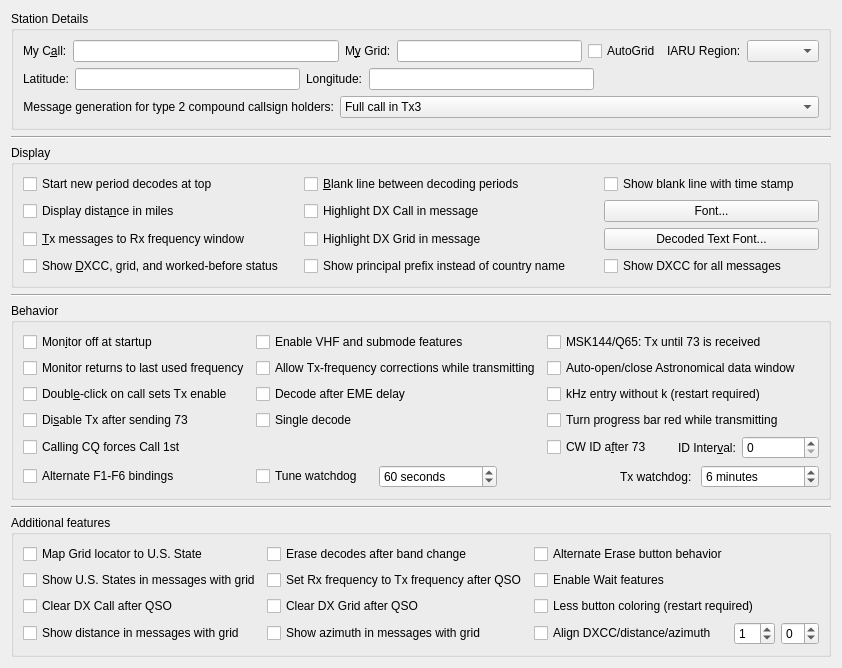
     <widget class="QWidget" name="general_tab">
      <attribute name="title">
       <string>Genera&amp;l</string>
      </attribute>
      <attribute name="toolTip">
       <string>General station details and settings.</string>
      </attribute>
      <layout class="QVBoxLayout" name="verticalLayout_4">
       <item>
        <widget class="QGroupBox" name="station_group_box">
         <property name="title">
          <string>Station Details</string>
         </property>
         <layout class="QVBoxLayout" name="verticalLayout_12">
          <item>
           <layout class="QHBoxLayout" name="horizontalLayout_14">
            <item>
             <layout class="QFormLayout" name="formLayout_3">
              <item row="0" column="0">
               <widget class="QLabel" name="callsign_label">
                <property name="text">
                 <string>My C&amp;all:</string>
                </property>
                <property name="buddy">
                 <cstring>callsign_line_edit</cstring>
                </property>
               </widget>
              </item>
              <item row="0" column="1">
               <widget class="QLineEdit" name="callsign_line_edit">
                <property name="toolTip">
                 <string>Station callsign.</string>
                </property>
               </widget>
              </item>
             </layout>
            </item>
            <item>
             <layout class="QFormLayout" name="formLayout_12">
              <item row="0" column="0">
               <widget class="QLabel" name="grid_label">
                <property name="text">
                 <string>M&amp;y Grid:</string>
                </property>
                <property name="buddy">
                 <cstring>grid_line_edit</cstring>
                </property>
               </widget>
              </item>
              <item row="0" column="1">
               <layout class="QHBoxLayout" name="grid_controls_layout">
                <item>
                 <widget class="QLineEdit" name="grid_line_edit">
                  <property name="toolTip">
                   <string>&lt;html&gt;&lt;head/&gt;&lt;body&gt;&lt;p&gt;Maidenhead locator, preferably 6 characters.&lt;/p&gt;&lt;/body&gt;&lt;/html&gt;</string>
                  </property>
                 </widget>
                </item>
                <item>
                 <widget class="QCheckBox" name="use_dynamic_grid">
                  <property name="toolTip">
                   <string>Check to allow grid changes from external programs</string>
                  </property>
                  <property name="text">
                   <string>AutoGrid</string>
                  </property>
                 </widget>
                </item>
               </layout>
              </item>
             </layout>
            </item>
            <item>
             <layout class="QFormLayout" name="formLayout_2">
              <item row="0" column="0">
               <widget class="QLabel" name="label_12">
                <property name="text">
                 <string>IARU Region:</string>
                </property>
                <property name="buddy">
                 <cstring>region_combo_box</cstring>
                </property>
               </widget>
              </item>
              <item row="0" column="1">
               <widget class="QComboBox" name="region_combo_box">
                <property name="toolTip">
                 <string>&lt;html&gt;&lt;head/&gt;&lt;body&gt;&lt;p&gt;Select your IARU region.&lt;/p&gt;&lt;/body&gt;&lt;/html&gt;</string>
                </property>
               </widget>
              </item>
             </layout>
            </item>
           </layout>
          </item>
          <item>
           <layout class="QHBoxLayout" name="home_coordinates_layout">
            <item><widget class="QLabel" name="latitude_label"><property name="text"><string>Latitude:</string></property><property name="buddy"><cstring>latitude_line_edit</cstring></property></widget></item>
            <item><widget class="QLineEdit" name="latitude_line_edit"><property name="toolTip"><string>Home-station latitude in decimal degrees. North is positive; south is negative.</string></property><property name="maximumWidth"><number>120</number></property></widget></item>
            <item><widget class="QLabel" name="longitude_label"><property name="text"><string>Longitude:</string></property><property name="buddy"><cstring>longitude_line_edit</cstring></property></widget></item>
            <item><widget class="QLineEdit" name="longitude_line_edit"><property name="toolTip"><string>Home-station longitude in decimal degrees. East is positive; west is negative.</string></property><property name="maximumWidth"><number>120</number></property></widget></item>
            <item><spacer name="home_coordinates_spacer"><property name="orientation"><enum>Qt::Horizontal</enum></property><property name="sizeHint" stdset="0"><size><width>40</width><height>20</height></size></property></spacer></item>
           </layout>
          </item>
          <item>
           <layout class="QFormLayout" name="formLayout_13">
            <item row="0" column="0">
             <widget class="QLabel" name="label_5">
              <property name="text">
               <string>Message generation for type 2 compound callsign holders:</string>
              </property>
              <property name="alignment">
               <set>Qt::AlignRight|Qt::AlignTrailing|Qt::AlignVCenter</set>
              </property>
              <property name="buddy">
               <cstring>type_2_msg_gen_combo_box</cstring>
              </property>
             </widget>
            </item>
            <item row="0" column="1">
             <widget class="QComboBox" name="type_2_msg_gen_combo_box">
              <property name="enabled">
               <bool>true</bool>
              </property>
              <property name="toolTip">
               <string>&lt;html&gt;&lt;head/&gt;&lt;body&gt;&lt;p&gt;Type 2 compound callsigns are those with prefixes or suffixes not included in the allowed shortlist (See Help-&amp;gt;Add-on prefixes and suffixes).&lt;/p&gt;&lt;p&gt;This option determines which generated messages should contain your full type 2 compound call sign rather than your base callsign. It only applies if you have a type 2 compound callsign.&lt;/p&gt;&lt;p&gt;This option controls the way the messages that are used to answer CQ calls are generated. Generated messages 6 (CQ) and 5 (73) will always contain your full callsign. The JT65 and JT9 protocols allow for some standard messages with your full call at the expense of another piece of information such as the DX call or your locator.&lt;/p&gt;&lt;p&gt;Choosing message 1 omits the DX callsign which may be an issue when replying to CQ calls. Choosing message 3 also omits the DX callsign and many versions of this and other software will not extract the report. Choosing neither means that your full callsign only goes in your message 5 (73) so your QSO partner may log the wrong callsign.&lt;/p&gt;&lt;p&gt;None of these options are perfect, message 3 is usually best but be aware your QSO partner may not log the report you send them.&lt;/p&gt;&lt;/body&gt;&lt;/html&gt;</string>
              </property>
              <property name="currentIndex">
               <number>1</number>
              </property>
              <item>
               <property name="text">
                <string>Full call in Tx1</string>
               </property>
              </item>
              <item>
               <property name="text">
                <string>Full call in Tx3</string>
               </property>
              </item>
              <item>
               <property name="text">
                <string>Full call in Tx5 only</string>
               </property>
              </item>
             </widget>
            </item>
           </layout>
          </item>
         </layout>
        </widget>
       </item>
       <item>
        <widget class="Line" name="line_5">
         <property name="orientation">
          <enum>Qt::Horizontal</enum>
         </property>
        </widget>
       </item>
       <item>
        <widget class="QGroupBox" name="display_group_box">
         <property name="title">
          <string>Display</string>
         </property>
         <layout class="QGridLayout" name="gridLayout_4">
          <item row="4" column="0">
           <widget class="QCheckBox" name="DXCC_check_box">
            <property name="toolTip">
             <string>Show if decoded stations are new DXCC entities or worked before.</string>
            </property>
            <property name="text">
             <string>Show &amp;DXCC, grid, and worked-before status    </string>
            </property>
            <property name="checked">
             <bool>false</bool>
            </property>
           </widget>
          </item>
          <item row="0" column="1">
           <widget class="QCheckBox" name="insert_blank_check_box">
            <property name="toolTip">
             <string>Include a separator line between periods in the band activity window.</string>
            </property>
            <property name="text">
             <string>&amp;Blank line between decoding periods</string>
            </property>
           </widget>
          </item>
          <item row="2" column="2">
           <widget class="QPushButton" name="font_push_button">
            <property name="toolTip">
             <string>Set the font characteristics for the application.</string>
            </property>
            <property name="text">
             <string>Font...</string>
            </property>
           </widget>
          </item>
          <item row="3" column="1">
           <widget class="QCheckBox" name="cbHighlightDXgrid">
            <property name="text">
             <string>Highlight DX Grid in message</string>
            </property>
           </widget>
          </item>
          <item row="4" column="2">
           <widget class="QCheckBox" name="show_country_names_check_box">
            <property name="text">
             <string>Show DXCC for all messages</string>
            </property>
           </widget>
          </item>
          <item row="2" column="0">
           <widget class="QCheckBox" name="miles_check_box">
            <property name="toolTip">
             <string>Show distance to DX station in miles rather than kilometers.</string>
            </property>
            <property name="text">
             <string>Display dista&amp;nce in miles</string>
            </property>
           </widget>
          </item>
          <item row="3" column="2">
           <widget class="QPushButton" name="decoded_text_font_push_button">
            <property name="toolTip">
             <string>Set the font characteristics for the Band Activity and Rx Frequency areas.</string>
            </property>
            <property name="text">
             <string>Decoded Text Font...</string>
            </property>
           </widget>
          </item>
          <item row="0" column="0">
           <widget class="QCheckBox" name="decodes_from_top_check_box">
            <property name="toolTip">
             <string>&lt;html&gt;&lt;head/&gt;&lt;body&gt;&lt;p&gt;Check to have decodes for a new period start at the top of the Band Activity window and not scroll off the top when the window is full.&lt;/p&gt;&lt;p&gt;This is to aid selecting decodes to double-click while decoding is still in progress. Use the Band Activity vertical scroll bar to reveal decodes past the bottom of the window.&lt;/p&gt;&lt;/body&gt;&lt;/html&gt;</string>
            </property>
            <property name="text">
             <string>Start new period decodes at top</string>
            </property>
           </widget>
          </item>
          <item row="0" column="2">
           <widget class="QCheckBox" name="cb_detailed_blank_line">
            <property name="toolTip">
             <string>Show the separator line between periods with time stamp of the decode period.</string>
            </property>
            <property name="text">
             <string>Show blank line with time stamp</string>
            </property>
           </widget>
          </item>
          <item row="4" column="1">
           <widget class="QCheckBox" name="ppfx_check_box">
            <property name="text">
             <string>Show principal prefix instead of country name        </string>
            </property>
           </widget>
          </item>
          <item row="3" column="0">
           <widget class="QCheckBox" name="TX_messages_check_box">
            <property name="toolTip">
             <string>Show outgoing transmitted messages in the Rx frequency window.</string>
            </property>
            <property name="text">
             <string>&amp;Tx messages to Rx frequency window</string>
            </property>
           </widget>
          </item>
          <item row="2" column="1">
           <widget class="QCheckBox" name="cbHighlightDXcall">
            <property name="text">
             <string>Highlight DX Call in message</string>
            </property>
           </widget>
          </item>
         </layout>
        </widget>
       </item>
       <item>
        <widget class="Line" name="line_7">
         <property name="orientation">
          <enum>Qt::Horizontal</enum>
         </property>
        </widget>
       </item>
       <item>
        <widget class="QGroupBox" name="behaviour_group_box">
         <property name="title">
          <string>Behavior</string>
         </property>
         <layout class="QGridLayout" name="gridLayout_8" rowstretch="0,0,0,0,0,0,0,0" columnstretch="2,3,0,2">
          <item row="0" column="0">
           <widget class="QCheckBox" name="monitor_off_check_box">
            <property name="toolTip">
             <string>Don't start decoding until the monitor button is clicked.</string>
            </property>
            <property name="text">
             <string>Mon&amp;itor off at startup</string>
            </property>
            <property name="checked">
             <bool>false</bool>
            </property>
           </widget>
          </item>
          <item row="1" column="0">
           <widget class="QCheckBox" name="monitor_last_used_check_box">
            <property name="toolTip">
             <string>&lt;html&gt;&lt;head/&gt;&lt;body&gt;&lt;p&gt;Check this if you wish to automatically return to the last monitored frequency when monitor is enabled, leave it unchecked if you wish to have the current rig frequency maintained.&lt;/p&gt;&lt;/body&gt;&lt;/html&gt;</string>
            </property>
            <property name="text">
             <string>Monitor returns to last used frequency</string>
            </property>
           </widget>
          </item>
          <item row="0" column="1">
           <widget class="QCheckBox" name="enable_VHF_features_check_box">
            <property name="text">
             <string>Enable VHF and submode features</string>
            </property>
           </widget>
          </item>
          <item row="7" column="0">
           <widget class="QCheckBox" name="alternate_bindings_check_box">
            <property name="text">
             <string>Alternate F1-F6 bindings</string>
            </property>
           </widget>
          </item>
          <item row="4" column="0">
           <widget class="QCheckBox" name="quick_call_check_box">
            <property name="toolTip">
             <string>Automatic transmission mode.</string>
            </property>
            <property name="text">
             <string>Doubl&amp;e-click on call sets Tx enable</string>
            </property>
           </widget>
          </item>
          <item row="5" column="0">
           <widget class="QCheckBox" name="disable_TX_on_73_check_box">
            <property name="toolTip">
             <string>Turns off automatic transmissions after sending a 73 or any other free
text message.</string>
            </property>
            <property name="text">
             <string>Di&amp;sable Tx after sending 73</string>
            </property>
           </widget>
          </item>
          <item row="1" column="2" colspan="2">
           <widget class="QCheckBox" name="auto_astro_check_box">
            <property name="toolTip">
             <string>&lt;html&gt;&lt;head/&gt;&lt;body&gt;&lt;p&gt;Open the Astronomical Data window automatically when switching to Q65 or JT65 mode and Decode after EME delay is enabled, and close it when no longer needed.&lt;/p&gt;&lt;p&gt;Open the QSYMessage Creator automatically if the VHF Features are enabled and such QSY messages are applicable.&lt;/p&gt;&lt;/body&gt;&lt;/html&gt;</string>
            </property>
            <property name="text">
             <string>Auto-open/close Astronomical data window</string>
            </property>
           </widget>
          </item>
          <item row="6" column="0">
           <widget class="QCheckBox" name="force_call_1st_check_box">
            <property name="text">
             <string>Calling CQ forces Call 1st</string>
            </property>
           </widget>
          </item>
          <item row="0" column="2" colspan="2">
           <widget class="QCheckBox" name="repeat_Tx_check_box">
            <property name="toolTip">
             <string>&lt;html&gt;&lt;head/&gt;&lt;body&gt;&lt;p&gt;Tx until 73 is received when in MSK144 or Q65 mode. &lt;/p&gt;&lt;/body&gt;&lt;/html&gt;</string>
            </property>
            <property name="text">
             <string>MSK144/Q65: Tx until 73 is received</string>
            </property>
           </widget>
          </item>
          <item row="4" column="2" colspan="2">
           <widget class="QCheckBox" name="kHz_without_k_check_box">
            <property name="toolTip">
             <string>&lt;html&gt;&lt;head/&gt;&lt;body&gt;&lt;p&gt;Allow kHz frequency offset entry without 'k' suffix.&lt;/p&gt;&lt;/body&gt;&lt;/html&gt;</string>
            </property>
            <property name="text">
             <string>kHz entry without k (restart required)</string>
            </property>
           </widget>
          </item>
          <item row="1" column="1">
           <widget class="QCheckBox" name="tx_frequency_corrections_check_box">
            <property name="toolTip">
             <string>&lt;html&gt;&lt;head/&gt;&lt;body&gt;&lt;p&gt;Allow automatic Doppler tracking and split/Fake It/XIT to correct the transmit frequency while transmitting, including corrections of tens of kHz on microwave bands.&lt;/p&gt;&lt;p&gt;This option does not allow nominal dial or band changes while transmitting or tuning. Leave it unchecked if your rig cannot accept frequency-setting CAT commands while transmitting; WSJT-X will then make one midpoint Doppler correction before transmission starts.&lt;/p&gt;&lt;/body&gt;&lt;/html&gt;</string>
            </property>
            <property name="text">
             <string>Allow Tx-frequency corrections while transmitting</string>
            </property>
           </widget>
          </item>
          <item row="4" column="1">
           <widget class="QCheckBox" name="decode_at_52s_check_box">
            <property name="text">
             <string>Decode after EME delay</string>
            </property>
           </widget>
          </item>
          <item row="5" column="1">
           <widget class="QCheckBox" name="single_decode_check_box">
            <property name="text">
             <string>Single decode</string>
            </property>
           </widget>
          </item>
          <item row="7" column="1" colspan="3">
           <layout class="QHBoxLayout" name="TxWatchdog_Layout" stretch="0,1,1,0,1">
            <item>
             <widget class="QCheckBox" name="tune_watchdog_check_box">
              <property name="toolTip">
               <string>&lt;html&gt;&lt;head/&gt;&lt;body&gt;&lt;p&gt;Disable the Tune watchdog.&lt;/p&gt;&lt;/body&gt;&lt;/html&gt;</string>
              </property>
              <property name="text">
               <string>Tune watchdog   </string>
              </property>
             </widget>
            </item>
            <item>
             <widget class="QSpinBox" name="tune_watchdog_spin_box">
              <property name="toolTip">
               <string>&lt;html&gt;&lt;head/&gt;&lt;body&gt;&lt;p&gt;Number of seconds before Tune is aborted&lt;/p&gt;&lt;/body&gt;&lt;/html&gt;</string>
              </property>
              <property name="accessibleName">
               <string>Tune watchdog timeout</string>
              </property>
              <property name="suffix">
               <string> seconds</string>
              </property>
              <property name="minimum">
               <number>0</number>
              </property>
              <property name="maximum">
               <number>300</number>
              </property>
              <property name="value">
               <number>60</number>
              </property>
             </widget>
            </item>
            <item>
             <spacer name="horizontalSpacer">
              <property name="orientation">
               <enum>Qt::Horizontal</enum>
              </property>
              <property name="sizeHint" stdset="0">
               <size>
                <width>10</width>
                <height>20</height>
               </size>
              </property>
             </spacer>
            </item>
            <item alignment="Qt::AlignRight">
             <widget class="QLabel" name="label_10">
              <property name="text">
               <string>Tx watchdog: </string>
              </property>
              <property name="buddy">
               <cstring>tx_watchdog_spin_box</cstring>
              </property>
             </widget>
            </item>
            <item>
             <widget class="QSpinBox" name="tx_watchdog_spin_box">
              <property name="toolTip">
               <string>&lt;html&gt;&lt;head/&gt;&lt;body&gt;&lt;p&gt;Number of minutes before unattended transmissions are aborted&lt;/p&gt;&lt;/body&gt;&lt;/html&gt;</string>
              </property>
              <property name="accessibleName">
               <string>Tx watchdog timeout</string>
              </property>
              <property name="specialValueText">
               <string>Disabled</string>
              </property>
              <property name="suffix">
               <string> minutes</string>
              </property>
              <property name="prefix">
               <string/>
              </property>
              <property name="value">
               <number>6</number>
              </property>
             </widget>
            </item>
           </layout>
          </item>
          <item row="6" column="2">
           <widget class="QCheckBox" name="CW_id_after_73_check_box">
            <property name="toolTip">
             <string>Send a CW ID after every 73 or free text message.</string>
            </property>
            <property name="text">
             <string>CW ID a&amp;fter 73</string>
            </property>
           </widget>
          </item>
          <item row="6" column="3">
           <layout class="QHBoxLayout" name="horizontalLayout_9" stretch="0,0">
            <item alignment="Qt::AlignRight">
             <widget class="QLabel" name="label">
              <property name="sizePolicy">
               <sizepolicy hsizetype="Preferred" vsizetype="Preferred">
                <horstretch>0</horstretch>
                <verstretch>0</verstretch>
               </sizepolicy>
              </property>
              <property name="text">
               <string>ID Inter&amp;val:</string>
              </property>
              <property name="buddy">
               <cstring>CW_id_interval_spin_box</cstring>
              </property>
             </widget>
            </item>
            <item>
             <widget class="QSpinBox" name="CW_id_interval_spin_box">
              <property name="toolTip">
               <string>Send a CW ID periodically every few minutes.
This might be required under your countries licence regulations.
It will not interfere with other users as it is always sent in the
quiet period when decoding is done.</string>
              </property>
              <property name="accessibleName">
               <string>CW ID interval</string>
              </property>
             </widget>
            </item>
           </layout>
          </item>
          <item row="5" column="2" colspan="2">
           <widget class="QCheckBox" name="progress_bar_check_box">
            <property name="toolTip">
             <string>&lt;html&gt;&lt;head/&gt;&lt;body&gt;&lt;p&gt;Turn the progress bar red while transmitting.&lt;/p&gt;&lt;/body&gt;&lt;/html&gt;</string>
            </property>
            <property name="text">
             <string>Turn progress bar red while transmitting</string>
            </property>
           </widget>
          </item>
         </layout>
        </widget>
       </item>
       <item>
        <widget class="Line" name="line_2">
         <property name="orientation">
          <enum>Qt::Horizontal</enum>
         </property>
        </widget>
       </item>
       <item>
        <widget class="QGroupBox" name="additional_features_box">
         <property name="sizePolicy">
          <sizepolicy hsizetype="Minimum" vsizetype="Preferred">
           <horstretch>0</horstretch>
           <verstretch>0</verstretch>
          </sizepolicy>
         </property>
         <property name="title">
          <string>Additional features</string>
         </property>
         <layout class="QGridLayout" name="gridLayout_17" columnstretch="3,3,2,1,1">
          <item row="2" column="1">
           <widget class="QCheckBox" name="cbRxToTxAfterQSO">
            <property name="text">
             <string>Set Rx frequency to Tx frequency after QSO</string>
            </property>
           </widget>
          </item>
          <item row="4" column="0">
           <widget class="QCheckBox" name="cb_showDistance">
            <property name="toolTip">
             <string>&lt;html&gt;&lt;head/&gt;&lt;body&gt;&lt;p&gt;If a station sends locator, calculate and show the distance in Band Activity pane.&lt;/p&gt;&lt;/body&gt;&lt;/html&gt;</string>
            </property>
            <property name="text">
             <string>Show distance in messages with grid</string>
            </property>
           </widget>
          </item>
          <item row="1" column="1">
           <widget class="QCheckBox" name="cbEraseBandActivity">
            <property name="toolTip">
             <string>&lt;html&gt;&lt;head/&gt;&lt;body&gt;&lt;p&gt;Erase Band Activity and Rx frequency windows after band change.&lt;/p&gt;&lt;/body&gt;&lt;/html&gt;</string>
            </property>
            <property name="text">
             <string>Erase decodes after band change</string>
            </property>
           </widget>
          </item>
          <item row="3" column="1">
           <widget class="QCheckBox" name="cbClearDXgrid">
            <property name="text">
             <string>Clear DX Grid after QSO</string>
            </property>
           </widget>
          </item>
          <item row="2" column="0">
           <widget class="QCheckBox" name="Map_All_Messages">
            <property name="text">
             <string>Show U.S. States in messages with grid</string>
            </property>
           </widget>
          </item>
          <item row="1" column="0">
           <widget class="QCheckBox" name="Map_Grid_to_State">
            <property name="text">
             <string>Map Grid locator to U.S. State</string>
            </property>
           </widget>
          </item>
          <item row="4" column="2">
           <widget class="QCheckBox" name="cb_Align">
            <property name="toolTip">
             <string>&lt;html&gt;&lt;head/&gt;&lt;body&gt;&lt;p&gt;Align the text for DXCC, distance and azimuth.&lt;/p&gt;&lt;/body&gt;&lt;/html&gt;</string>
            </property>
            <property name="text">
             <string>Align DXCC/distance/azimuth</string>
            </property>
           </widget>
          </item>
          <item row="1" column="2">
           <widget class="QCheckBox" name="alternate_erase_button_check_box">
            <property name="text">
             <string>Alternate Erase button behavior</string>
            </property>
           </widget>
          </item>
          <item row="3" column="0">
           <widget class="QCheckBox" name="cbClearDXcall">
            <property name="text">
             <string>Clear DX Call after QSO</string>
            </property>
           </widget>
          </item>
          <item row="4" column="3">
           <widget class="QSpinBox" name="align_spin_box">
            <property name="toolTip">
             <string>&lt;html&gt;&lt;head/&gt;&lt;body&gt;&lt;p&gt;Increase or decrease the space between message text and DXCC.&lt;/p&gt;&lt;/body&gt;&lt;/html&gt;</string>
            </property>
            <property name="accessibleName">
             <string>DXCC alignment spacing</string>
            </property>
            <property name="minimum">
             <number>-2</number>
            </property>
            <property name="maximum">
             <number>10</number>
            </property>
            <property name="value">
             <number>1</number>
            </property>
           </widget>
          </item>
          <item row="2" column="2">
           <widget class="QCheckBox" name="enable_Wait_features_check_box">
            <property name="text">
             <string>Enable Wait features</string>
            </property>
           </widget>
          </item>
          <item row="4" column="1">
           <widget class="QCheckBox" name="cb_showAzimuth">
            <property name="toolTip">
             <string>&lt;html&gt;&lt;head/&gt;&lt;body&gt;&lt;p&gt;If a station sends a valid Maidenhead locator, calculate and show the great-circle azimuth in Band Activity pane.&lt;/p&gt;&lt;/body&gt;&lt;/html&gt;</string>
            </property>
            <property name="text">
             <string>Show azimuth in messages with grid</string>
            </property>
           </widget>
          </item>
          <item row="4" column="4">
           <widget class="QSpinBox" name="align_spin_box2">
            <property name="toolTip">
             <string>&lt;html&gt;&lt;head/&gt;&lt;body&gt;&lt;p&gt;Increase or decrease the space between DXCC and distance/azimuth.&lt;/p&gt;&lt;/body&gt;&lt;/html&gt;</string>
            </property>
            <property name="accessibleName">
             <string>Distance and azimuth alignment spacing</string>
            </property>
            <property name="minimum">
             <number>-8</number>
            </property>
            <property name="maximum">
             <number>5</number>
            </property>
           </widget>
          </item>
          <item row="3" column="2" colspan="3">
           <widget class="QCheckBox" name="disable_button_coloring_check_box">
            <property name="text">
             <string>Less button coloring (restart required)</string>
            </property>
           </widget>
          </item>
         </layout>
        </widget>
       </item>
       <item>
        <spacer name="general_bottom_spacer">
         <property name="orientation">
          <enum>Qt::Vertical</enum>
         </property>
         <property name="sizeHint" stdset="0">
          <size>
           <width>0</width>
           <height>0</height>
          </size>
         </property>
        </spacer>
       </item>
      </layout>
     </widget>
